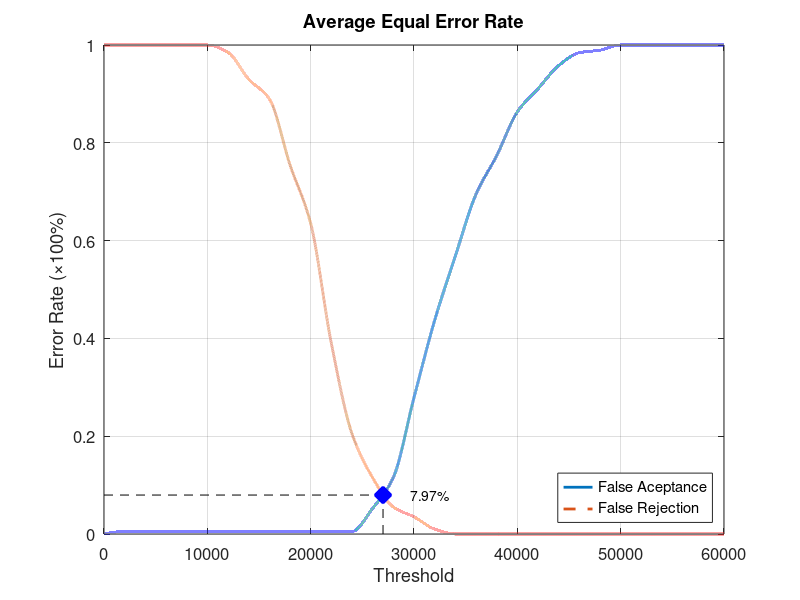
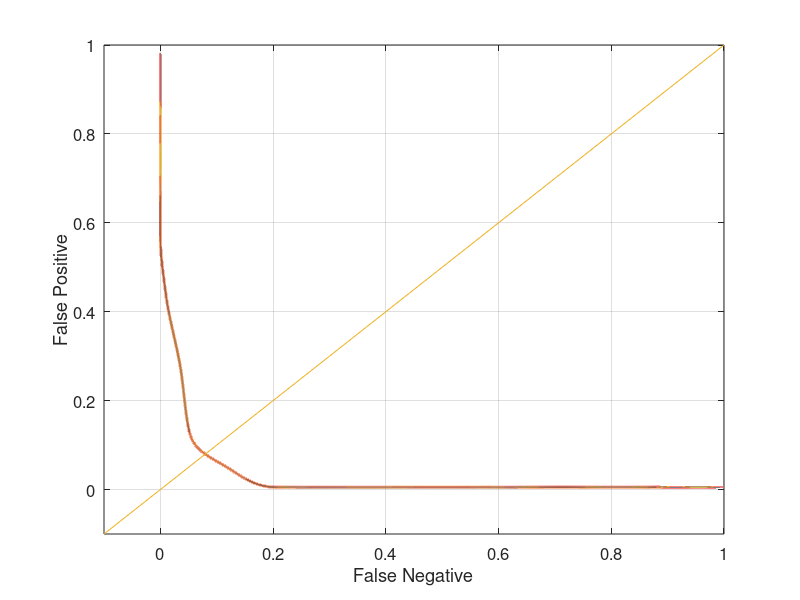

Here is the MATLAB script that generated these plots, in order:
function yEER = Database4_4
close all;
clear;
clc;
x = 0:2000:60000;
xq = 0:0.5:60000;

y0 = [0 0.00526316 0.00526316 0.00526316 0.00526316 0.00526316 0.00526316 0.00526316 0.00526316 0.00526316 0.00526316 0.00526316 0.00526316 0.0526316 0.115789 0.278947 0.436842 0.568421 0.694737 0.773684 0.863158 0.910526 0.957895 0.984211 0.989474 1 1 1 1 1 1];
yy0 = interp1(x, y0, xq, 'pchip');
y1 = [1 1 1 1 1 1 0.985 0.93 0.89 0.755 0.635 0.39 0.205 0.115 0.055 0.035 0.01 0 0 0 0 0 0 0 0 0 0 0 0 0 0];
yy1 = interp1(x, y1, xq, 'pchip');

% Calculating EER: 
y2 = abs(y0 - y1);
find(y2 == min(y2))
yy2 = abs(yy0 - yy1);
xEER = find(yy2 == min(yy2));
xEERIndex = xq(xEER) % X-axis EER
yEER = yy0(xEER) % Y-axis EER

main = figure
plot(xq, yy0,'-','LineWidth', 2);	hold on
plot(xq, yy1,'--','LineWidth', 2);	hold on
plot([xEERIndex xEERIndex], [0 yEER], 'k--');	hold on
plot([0 xEERIndex], [yEER yEER], 'k--');	hold on
plot(xEERIndex, yEER, 'bx', 'LineWidth', 10);	hold on
text(xEERIndex + 10 * xEERIndex / 100, yEER, [num2str(round((10000 * yEER)) / 100) '%'])
legend('False Aceptance', 'False Rejection', 'Location', 'SouthEast')
xlabel('Threshold')
ylabel('Error Rate (\times100%)')
title('Average Equal Error Rate')
set(gca, 'FontSize', 12)
axis([0 60000 0 1])
grid on

print(main, 'Database4_4Main', '-dpng');
FNRxFPR = figure('Color', [1 1 1]);
plot(yy1, yy0, '-', yy1, yy0, 'LineWidth', 2);
hold on
y = -0.1:0.1:1
plot(y, y); 
set(gca, 'FontSize', 12)
xlabel('False Negative')
ylabel('False Positive')
axis([-0.1 1 -0.1 1])
set(gca, 'FontSize', 12)
grid on

print(FNRxFPR, 'Database4_4FNRxFPR','-dpng');
end
